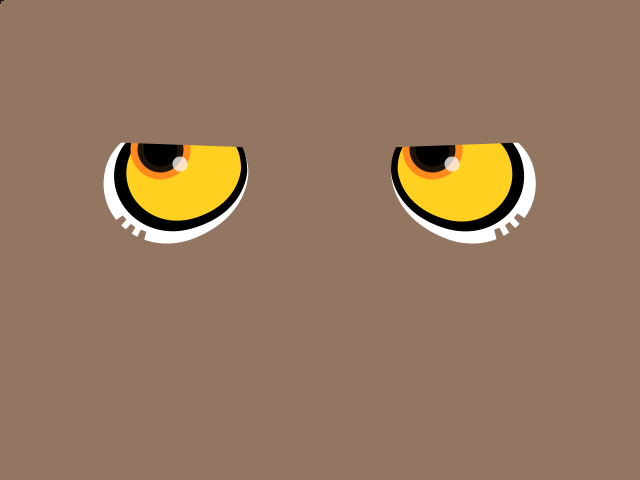
Frame 1 (no input)
Frame 60 (the mouse pressed at the canvas centre just before this capture): identical to frame 1, image omitted
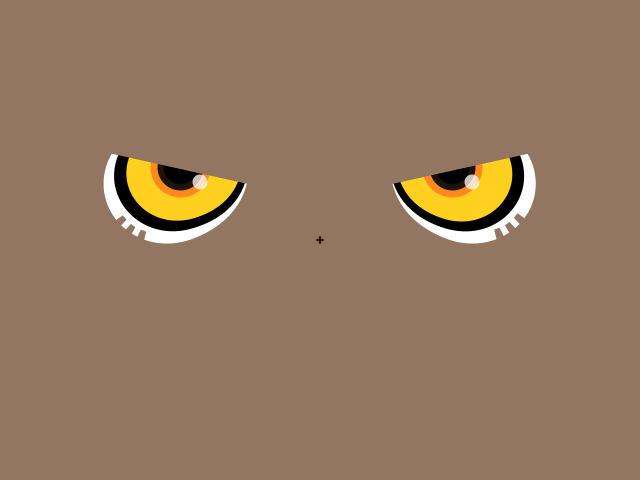
Frame 120 (the mouse held since frame 60 and released just before this capture)

The Processing sketch that drew these frames (run headless with seeded random() and noise(); from frame 60 on, the mouse is pressed at the canvas centre):

// Processing sketch: processing_13432
// ── processing_13432.pde

//PROJECT OWL EYES

//reference: http://www.openprocessing.org/visuals/?visualID=7187
//reference author: Heather Penn
float easing = 0.35;

void setup() {
  smooth();
  size(640,480);
  background(#937661);
  noCursor();
}

void draw() {

  background(#937661);

  //WHITE FEATHERS
  //L
  noStroke();
  fill(255);
  beginShape();
  vertex(248.05,166.89);
  bezierVertex(249.60,177.062, 246.533,216.898, 195.24,237.85);
  bezierVertex(143.95,258.811, 94.05,219, 105.1,170.26);
  bezierVertex(116.783,118.711, 189.711,119.5, 205.38,122.26);
  bezierVertex(242.106,128.741, 246.533,156.727, 248.05,166.89);
  endShape();
  //R
  beginShape();
  vertex(391.27,166.89);
  bezierVertex(392.783,156.727, 397.211,128.741, 433.94, 122.26);
  bezierVertex(449.605,119.5, 522.533, 118.711, 534.22, 170.26);
  bezierVertex(545.262,219, 495.367,258.811, 444.07,237.85);
  bezierVertex(392.783,216.898, 389.719,177.062, 391.27,166.89);
  endShape();
  
  //FEATHER CUTOUTS
  fill(#937661);
  //L
  quad(122.79,215.38, 126.46,219.69, 101.14,247, 92.05,236.34);
  quad(130.91,223.9, 135.43,227.31, 116.63,259.46, 105.45,251.04);
  quad(140.94,229.63, 146.23,231.67, 137,267.76, 123.93,262.73);
  //R
  quad(513.9,217.7, 517.58,213.38, 548.33,234.35, 539.24,245);
  quad(504.94,225.32, 509.47,221.91, 534.93,249.05, 523.75,257.47);
  quad(494.15,229.67,499.44,227.64, 516.45,260.74, 503.38,265.76);
  
  //BLACK OUTLINES
  //R
  fill(0);
  beginShape();
  vertex(391.01,168.37);
  bezierVertex(390.33,179, 398,214, 445.25,228.35);
  bezierVertex(494,243, 535.33,202.33, 521.4,159);
  bezierVertex(506.33,112.67, 440.67,120.33, 425.95,124.04);
  bezierVertex(393.5,134, 391.5,159, 391.01,168.37);
  endShape();
  //L
  beginShape();
  vertex(247.21, 168.2);
  bezierVertex(248,177.75, 241.5,214, 192.97,228.18);
  bezierVertex(144.66,243, 102.75,202.25, 116.82,158.81);
  bezierVertex(132,113.25, 198.25,120.25, 212.26,123.87);
  bezierVertex(245.25,133, 246.67,158.92, 247.21,168.2);
  endShape();

  //YELLOW IRIS
  //R
  fill(#FFD01F);
  beginShape();
  vertex(397.67, 167.29);
  bezierVertex(397.224,175.37, 402.612,206.348, 444.36,218.92);
  bezierVertex(486.11,231.486, 522.207,196.561, 509.9,159.21);
  bezierVertex(496.883,119.207, 439.817, 125.794, 427.75, 129.13);
  bezierVertex(399.468, 136.96, 398.122,159.167, 397.67,167.29);
  endShape();
  //L
  beginShape();
  vertex(241,166.5);
  bezierVertex(241.44,174.5, 236.05,205.524, 194.3,218.1);
  bezierVertex(152.55,230.66, 116.45,195.74, 128.76, 158.4);
  bezierVertex(141.776,118.88, 198.84,124.97, 210.9,128.3);
  bezierVertex(239.19, 136.14, 240.54,158.4, 241,166.5);
  endShape();

  //PUPIL
  //Does two things: Follow the cursor
  //Dilate (Expand) when mouse movement speed is high


  float trackPRx=map(mouseX, 0,800, 432,482);
  float trackPLx=map(mouseX, 0,800, 160,210);
  float trackPRy=map(mouseY, 0,400, 149,179);
  float trackPLy=map(mouseY, 0,400, 149,179);

  float mouseSpeed = dist(mouseX,mouseY,pmouseX,pmouseY);
  float dilateRatio = map(mouseSpeed, 0,640, -0.4, 1.3);

  //Confused Mode
  if (keyPressed) {
    fill(#FF881F);
    strokeWeight(20);
    stroke(#FF881F);
    ellipse(trackPRx,trackPRy,16,16);        
    ellipse(trackPLx,trackPLy,16,16);
    
    fill(0);
    strokeWeight(6);
    stroke(#1f140b);
    ellipse(trackPRx,trackPRy, 13,13);        
    ellipse(trackPLx,trackPLy,13,13);
    dilateRatio += (dilateRatio * easing);
  }
  else {


    fill(#FF881F);
    strokeWeight(20);
    stroke(#FF881F);
    ellipse(trackPRx,trackPRy,100*dilateRatio,100*dilateRatio);        
    ellipse(trackPLx,trackPLy,100*dilateRatio,100*dilateRatio);


    fill(0);
    strokeWeight(6);
    stroke(#1f140b);
    ellipse(trackPRx,trackPRy,100*dilateRatio,100*dilateRatio);        
    ellipse(trackPLx,trackPLy,100*dilateRatio,100*dilateRatio);
    dilateRatio += (dilateRatio * easing);
  }
  
  

  //EYELIDS
  //mousePressed to become angry eyes
  
    noStroke();
    fill(255, 190);
    ellipse(trackPRx+20,trackPRy+15, 15,15);        
    ellipse(trackPLx+20,trackPLy+15, 15,15);
    

  if (mousePressed || mouseY<140) {

    noStroke();
    float my =constrain(mouseY,150,200);
    fill(#937661);
    quad(50,0,320,0,320,my,50,140);
    quad(590,0,320,0,320,my,590,140);
    
    
  }
  
  fill(0);
  noStroke();
  ellipse(mouseX, mouseY, 2.5,2.5);
  ellipse(mouseX, mouseY+2.5, 2.5, 2.5);
  ellipse(mouseX, mouseY-2.5, 2.5, 2.5);
  ellipse(mouseX+2.5, mouseY, 2.5, 2.5);
  ellipse(mouseX-2.5, mouseY, 2.5, 2.5);
  
  
}
